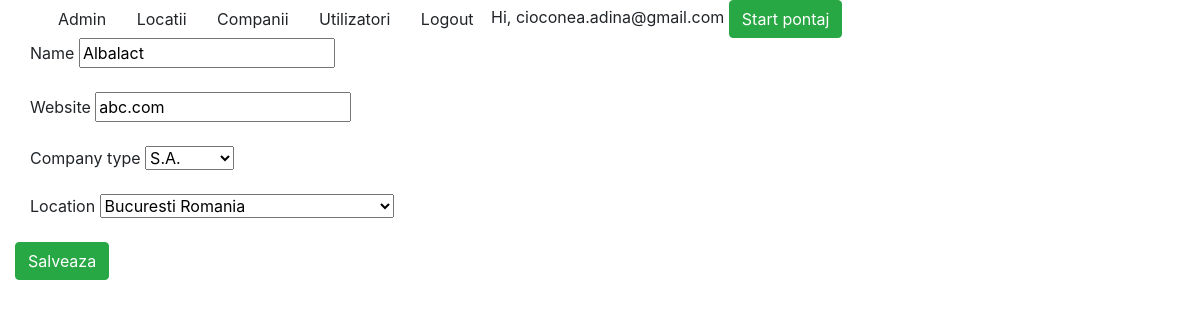
Screenshot of /companies/1/modificare/ (signed in) with the database file from the repository.
### companies/models.py (models this page shows, shortened)
class Companies(models.Model):
    company_choices = (('SRL', 'S.R.L.'),
                       ('SA', 'S.A.'))
    name = models.CharField(max_length=100)
    website = models.CharField(max_length=50)
    company_type = models.CharField(max_length=5, choices=company_choices)
    location = models.ForeignKey(Location, on_delete=models.CASCADE)
    active = models.BooleanField(default=True)
    created_at = models.DateTimeField(auto_now_add=True, blank=True)
    updated_at = models.DateTimeField(auto_now=True, blank=True)

### companies/views.py (the view, shortened to what this page needs)
# urls.py: path('<int:pk>/modificare/', views.UpdateCompanyView.as_view(), name='modifica'),
class UpdateCompanyView(LoginRequiredMixin,UpdateView):
    model = Companies
    fields = ['name', 'website','company_type','location']
    template_name = 'forms.html'

### aplicatie1/models.py (called while the page is built)
    def __str__(self):
        return f"{self.city} {self.country}"

### project/context_processors.py (called while the page is built)
def is_ready_to_work(request):
    if request.user.is_authenticated:
        if Pontaj.objects.filter(user_id=request.user.id, end_date=None).exists():
            return {'ready': False}
        return {'ready': True}
    return{}

### templates/forms.html (shortened to what this page needs)
{% extends 'base.html' %}
{% block content %}
    <div class="col-md-12">
        <form method="POST">
            {% for field in form %}
                <div class="col-md-6">
                    {{ field.label }} {{ field }} {{ field.errors }}
                </div><br>
            {% endfor %}
            <button type="submit" class="btn btn-success">Salveaza</button>
        </form>
    </div>
{% endblock %}

### templates/base.html (shortened to what this page needs)
<html>
<head>
    <link rel="stylesheet" href="https://stackpath.bootstrapcdn.com/bootstrap/4.4.1/css/bootstrap.min.css">
</head>
<body>
<div class="container">
    <div class="row">
        <div class="col-md-12">
            <nav>
                <a class="btn" href="/admin/">Admin</a>
                {% if request.user.is_authenticated %}
                    <a class="btn" href="{% url 'aplicatie1:lista_locatii' %}">Locatii</a>
                    <a class="btn" href="{% url 'companies:lista_companii' %}">Companii</a>
                    <a class="btn" href="{% url 'userprofile:listare_utilizatori' %}">Utilizatori</a>
                    <a class="btn" href="{% url 'logout' %}">Logout</a>
                    <span>Hi, {{ request.user.username }}</span>
                    {% if ready is True %}
                       <a href ="{% url 'pontaj:start_pontaj' %}" class="btn btn-success">Start pontaj</a>
                    {% endif %}
                {% endif %}
            </nav>
        </div>
    </div>
</div>
{% block content %}
{% endblock %}
</body>
</html>

### rows the page displays
Companies: form "Albalact" "abc.com" "S.A." "Bucuresti Romania"

### other values shown
{{ request.user.username }} "cioconea.adina@gmail.com"
{{ field.label }} "Name" "Website" "Company type" "Location"
